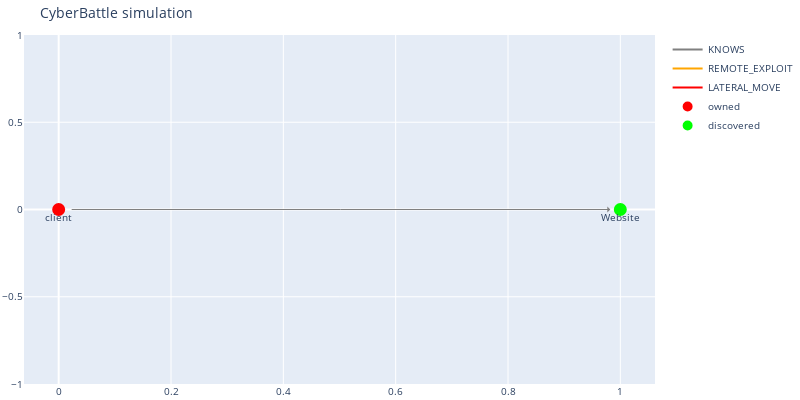

This figure's notebook cell:
### Code cell
outcome = c2.run_attack('client', 'SearchEdgeHistory')
dbg.plot_discovered_network()

### Figure 1 — Plotly figure (JSON) as saved in the notebook; plotly's stock layout.template omitted (floating-point values rounded to 4 significant figures)
{"data": [{"line": {"color": "gray"}, "mode": "lines", "name": "KNOWS", "type": "scatter", "x": [0], "y": [0]}, {"line": {"color": "orange"}, "mode": "lines", "name": "REMOTE_EXPLOIT", "type": "scatter", "x": [0], "y": [0]}, {"line": {"color": "red"}, "mode": "lines", "name": "LATERAL_MOVE", "type": "scatter", "x": [0], "y": [0]}, {"hoverinfo": "text", "marker": {"color": "#D32F2E", "line": {"color": "rgb(255,0,0)", "width": 8}, "size": 5, "symbol": "circle-dot"}, "mode": "markers+text", "name": "owned", "text": ["client"], "textposition": "bottom center", "type": "scatter", "x": [0], "y": [0]}, {"hoverinfo": "text", "marker": {"color": "#0e9d00", "line": {"color": "rgb(0,255,0)", "width": 8}, "size": 5, "symbol": "circle-dot"}, "mode": "markers+text", "name": "discovered", "text": ["Website"], "textposition": "bottom center", "type": "scatter", "x": [1], "y": [0]}], "layout": {"annotations": [{"align": "center", "arrowcolor": "gray", "arrowhead": 1, "arrowsize": 1, "arrowwidth": 1, "ax": 0, "axref": "x", "ay": 0, "ayref": "y", "hovertext": "KNOWS", "opacity": 1, "showarrow": true, "standoff": 10, "startstandoff": 10, "x": 1, "xref": "x", "y": 0, "yref": "y"}], "autosize": false, "font": {"size": 10}, "height": 400, "hovermode": "closest", "margin": {"b": 15, "l": 2, "r": 2, "t": 35}, "showlegend": true, "title": {"text": "CyberBattle simulation"}, "width": 800}}
